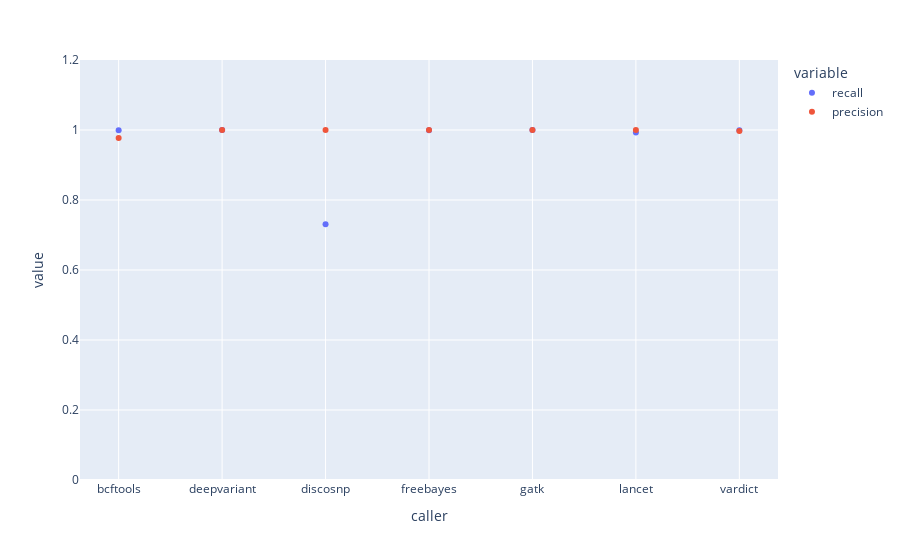

The cell this chart's notebook holds for it:
### Markdown cell above
### DEL only

WIP: 29/60 replicates

### Code cell
fig = px.scatter(del_summary_nofilter, x='caller', y=['recall', 'precision'], range_y=[0,1.2],
                 category_orders={'caller': ['bcftools', 'deepvariant', 'discosnp', 'freebayes', 
                                             'gatk', 'lancet', 'vardict']})
fig.show()

### Figure 1 — Plotly figure (JSON) as saved in the notebook; plotly's stock layout.template omitted (floating-point values rounded to 4 significant figures)
{"data": [{"hovertemplate": "variable=recall<br>caller=%{x}<br>value=%{y}<extra></extra>", "legendgroup": "recall", "marker": {"color": "#636efa", "symbol": "circle"}, "mode": "markers", "name": "recall", "orientation": "v", "showlegend": true, "type": "scatter", "x": ["deepvariant", "bcftools", "vardict", "freebayes", "lancet", "gatk", "discosnp"], "xaxis": "x", "y": [1, 0.9994, 0.9994, 0.9991, 0.9929, 1, 0.7308], "yaxis": "y"}, {"hovertemplate": "variable=precision<br>caller=%{x}<br>value=%{y}<extra></extra>", "legendgroup": "precision", "marker": {"color": "#EF553B", "symbol": "circle"}, "mode": "markers", "name": "precision", "orientation": "v", "showlegend": true, "type": "scatter", "x": ["deepvariant", "bcftools", "vardict", "freebayes", "lancet", "gatk", "discosnp"], "xaxis": "x", "y": [1, 0.9772, 0.9974, 1, 1, 1, 1], "yaxis": "y"}], "layout": {"autosize": true, "legend": {"title": {"text": "variable"}, "tracegroupgap": 0}, "margin": {"t": 60}, "xaxis": {"anchor": "y", "autorange": true, "categoryarray": ["bcftools", "deepvariant", "discosnp", "freebayes", "gatk", "lancet", "vardict"], "categoryorder": "array", "domain": [0, 1], "range": [-0.3645, 6.364], "title": {"text": "caller"}, "type": "category"}, "yaxis": {"anchor": "x", "domain": [0, 1], "range": [0, 1.2], "title": {"text": "value"}, "type": "linear"}}}
